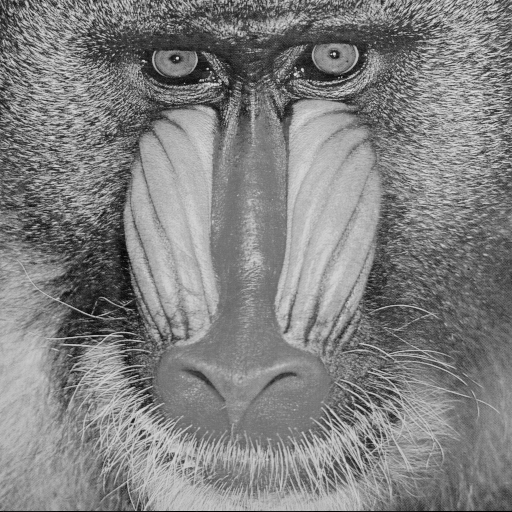
%> input picture simulations/figures/monkey_gray.png, 512 x 512 px
$ octave fpm.m   (GNU Octave 9; MATLAB toolbox functions it lacks are replaced by stand-ins)
%> lines starting %> are read from the running program, lines starting %| are printed output that depends on the picture
### simulations/fpm/gseq.m
function seqf=gseq(arraysize)
    n=(arraysize+1)/2;
    arraysize=2*n-1;
    sequence=zeros(2,arraysize^2);
    sequence(1,1)=n;sequence(2,1)=n;
    dx=+1;dy=-1;stepx=+1;stepy=-1;
    direction=+1;counter=0;
    for i=2:arraysize^2
        counter=counter+1;
        if (direction==+1)
            sequence(1,i)=sequence(1,i-1)+dx;
            sequence(2,i)=sequence(2,i-1);
            if (counter==abs(stepx))
                counter=0;direction=direction*-1;
                dx=dx*-1;stepx=stepx*-1;
                if stepx > 0
                    stepx = stepx+1;
                else
                    stepx=stepx-1;
                end
            end
        else
            sequence(1,i)=sequence(1,i-1);
            sequence(2,i)=sequence(2,i-1)+dy;
            if (counter==abs(stepy))
                counter=0;direction=direction*-1;
                dy=dy*-1;stepy=stepy*-1;
                if (stepy>0)
                    stepy=stepy+1;
                else
                    stepy=stepy-1;
                end
            end
        end
    end
    seq=(sequence(1,:)-1)*arraysize+sequence(2,:);
    seqf(1,1:arraysize^2)=seq;
end

### simulations/fpm/fpm.m
%close gcf; close all; clear all; clc;
close all; clear; clc;

amplitude = double(imread('../figures/monkey_gray.png'));
%> amplitude: size 512x512 double; min 0, max 230, mean 129.1; mean of the top-left, top-right, bottom-left and bottom-right quarters 120.6, 132.9, 136.7, 126.4
phase = double(imread('../figures/landscape_gray.png'));
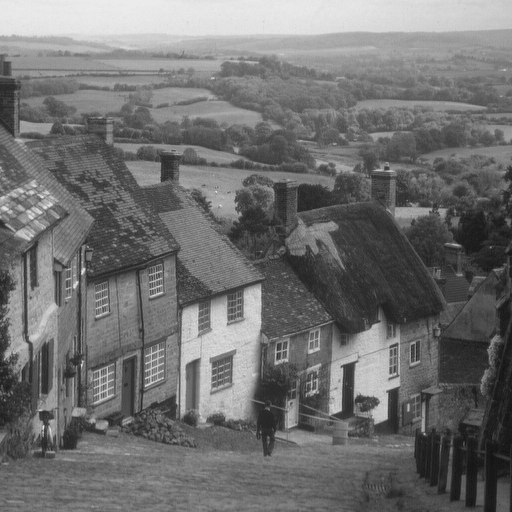
%> input picture simulations/figures/landscape_gray.png, 512 x 512 px
%> phase: size 512x512 double; min 16, max 235, mean 112.2; mean of the top-left, top-right, bottom-left and bottom-right quarters 133.8, 119.1, 115, 80.9
phase = pi * phase ./ max(max(phase));
object = amplitude .* exp(1i .* phase);
        % complex object
figure();
imshow(abs(object),[]);

arraysize = 15;
xlocation = zeros(1,arraysize^2);
ylocation = zeros(1,arraysize^2);
LEDgap = 4;
LEDheight = 90;

for i=1:arraysize
    xlocation(1,1+arraysize*(i-1):15+arraysize*(i-1)) = (-(arraysize-1)/2:1:(arraysize-1)/2)*LEDgap;
    ylocation(1,1+arraysize*(i-1):15+arraysize*(i-1)) = ((arraysize-1)/2-(i-1))*LEDgap;
end

kx_relative = -sin(atan(xlocation/LEDheight));
ky_relative = -sin(atan(ylocation/LEDheight));

wavelength = .63e-6;
k0 = 2*pi/wavelength;
spsize = 2.75e-6;
psize = spsize/4;
NA = .08;
[m,n] = size(object);
%> m = 512; n = 512

m1 = m/(spsize/psize);
%> m1 = 128
n1 = n/(spsize/psize);
%> n1 = 128

imSeqLowRes = zeros(m1,n1,arraysize^2);
kx = k0 * kx_relative;
ky = k0 * ky_relative;
dkx = 2*pi/(psize*n);
%> dkx = 17850
dky = 2*pi/(psize*m);
%> dky = 17850
cutoffFrequency = NA * k0;
kmax = pi/spsize;
[kxm, kym] = meshgrid(-kmax:kmax/((n1-1)/2):kmax,-kmax:kmax/((n1-1)/2):kmax);
CTF = ((kxm.^2+kym.^2)<cutoffFrequency^2);
objectFT = fftshift(fft2(object));
for tt =1:arraysize^2
    kxc = round((n+1)/2+kx(1,tt)/dkx);
    kyc = round((m+1)/2+ky(1,tt)/dky);
    kyl=round(kyc-(m1-1)/2);kyh=round(kyc+(m1-1)/2);
    kxl=round(kxc-(n1-1)/2);kxh=round(kxc+(n1-1)/2);
    imSeqLowFT = (m1/m)^2 * objectFT(kyl:kyh,kxl:kxh).*CTF;
    imSeqLowRes(:,:,tt) = abs(ifft2(ifftshift(imSeqLowFT)));
end

figure();
imshow(imSeqLowRes(:,:,1),[]);
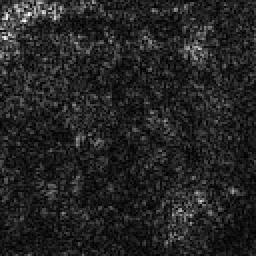
%> displayed picture: size 128x128, on the screen's scale of 0 to 255 (shown 2 times larger); min 0, max 255, mean 35.8

seq = gseq(arraysize);

objectRecover = ones(m,n);
objectRecoverFT = fftshift(fft2(objectRecover));
loop = 5;
pupil = 1;
for tt=1:loop
    for i3=1:arraysize^2
        i2=seq(i3);

        kxc=round((n+1)/2+kx(1,i2)/dkx);
        kyc=round((m+1)/2+ky(1,i2)/dky);
        kyl=round((kyc-(m1-1)/2));kyh=round(kyc+(m1-1)/2);
        kxl=round((kxc-(n1-1)/2));kxh=round(kxc+(n1-1)/2);

        lowResFT_1 = (m1/m)^2 * objectRecoverFT(kyl:kyh,kxl:kxh).*CTF.*pupil;
        im_lowRes = ifft2(ifftshift(lowResFT_1));
        im_lowRes = (m/m1)^2 * imSeqLowRes(:,:,i3).*exp(1i.*angle(im_lowRes));
        lowResFT_2 = fftshift(fft2(im_lowRes)).*CTF.*(1./pupil);

        objectRecoverFT(kyl:kyh,kxl:kxh)=objectRecoverFT(kyl:kyh,kxl:kxh) ...
                + conj(pupil) ./ (max(max(abs(pupil).^2))) ...
                .* (lowResFT_2 - lowResFT_1);

        pupil = pupil + conj(objectRecoverFT(kyl:kyh,kxl:kxh))  ...
                ./ (max(max(abs(objectRecoverFT(kyl:kyh,kxl:kxh)).^2))) ...
                .* (lowResFT_2 - lowResFT_1);
    end
end

objectRecover = ifft2(ifftshift(objectRecoverFT));
figure();
imshow(log(abs(objectRecoverFT)),[])
figure();
imshow(abs(objectRecover),[])
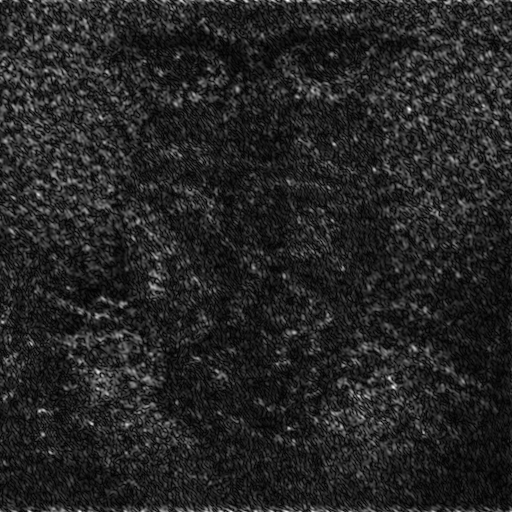
%> displayed picture: size 512x512, on the screen's scale of 0 to 255; min 0, max 255, mean 36.6
figure();
imshow(abs(pupil),[])
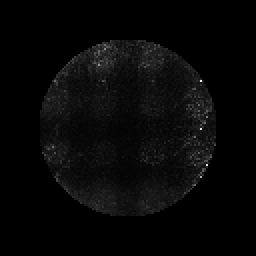
%> displayed picture: size 128x128, on the screen's scale of 0 to 255 (shown 2 times larger); min 0, max 255, mean 7.2
